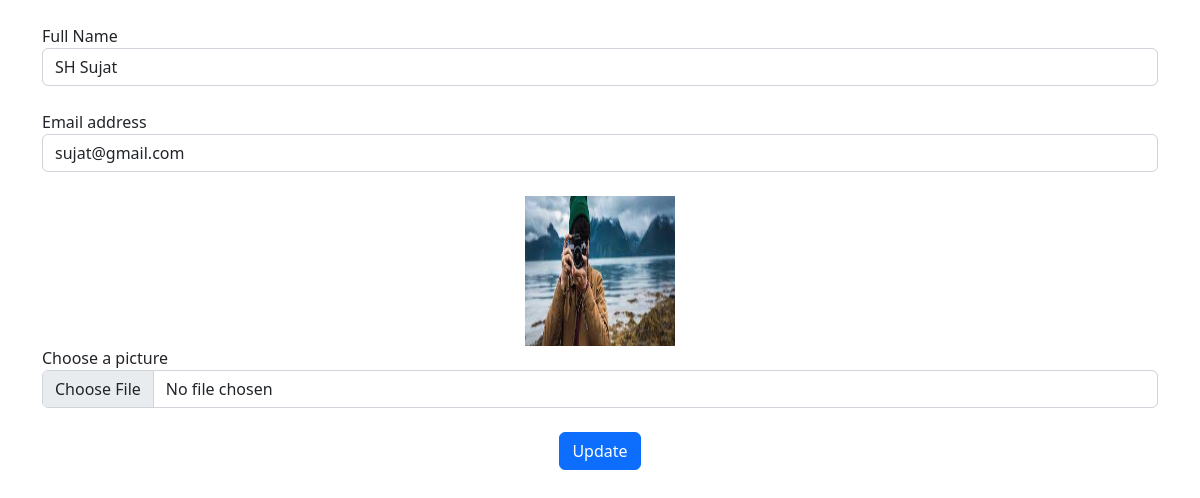
The app's page /update/83/ with its own data.
### app/models.py (models this page shows, shortened)
class Update(models.Model):
    name = models.CharField(max_length=20)
    email = models.EmailField(max_length=30)
    image = models.ImageField(upload_to='static/image', null=True)

### app/views.py (the view, shortened to what this page needs)
# urls.py: path('update/<id>/', views.update, name='update'),
def update(r, id):
    prof = Update.objects.get(id=id)
    return render(r, 'update.html', locals())

### templates/update.html (shortened to what this page needs)
<!DOCTYPE html>
<html lang="en">
<head>
    <link rel="stylesheet" href="https://cdn.jsdelivr.net/npm/bootstrap@5.2.3/dist/css/bootstrap.min.css"
>
</head>
<body>
    <div class="container">
        <form method="POST" enctype="multipart/form-data">
            <br>
            <div class="form-group">
                <label for="name">Full Name</label>
                <input type="text" class="form-control" id="name"
                       placeholder="name" name="name" value="{{prof.name}}">
            </div>
            <br>
            <div class="form-group">
                <label for="email">Email address</label>
                <input type="email" class="form-control" id="email"
                       placeholder="email" name="email" value="{{prof.email}}">
            </div>
            <br>
            <img src="{{prof.image.url}}" alt="" height="150" width="150"
                 style="display: block; margin-left: auto; margin-right: auto;">
            <div class="form-group">
                <label for="file">Choose a picture</label>
                <input type="file" class="form-control" id="file" name="image">
            </div>
            <br>
            <div class="form-group" style="text-align: center">
                <button type="submit" class="btn btn-primary">Update</button>
            </div>
        </form>
    </div>
</body>
</html>

### records on screen
Update: name "SH Sujat", email "sujat@gmail.com", image (picture)
